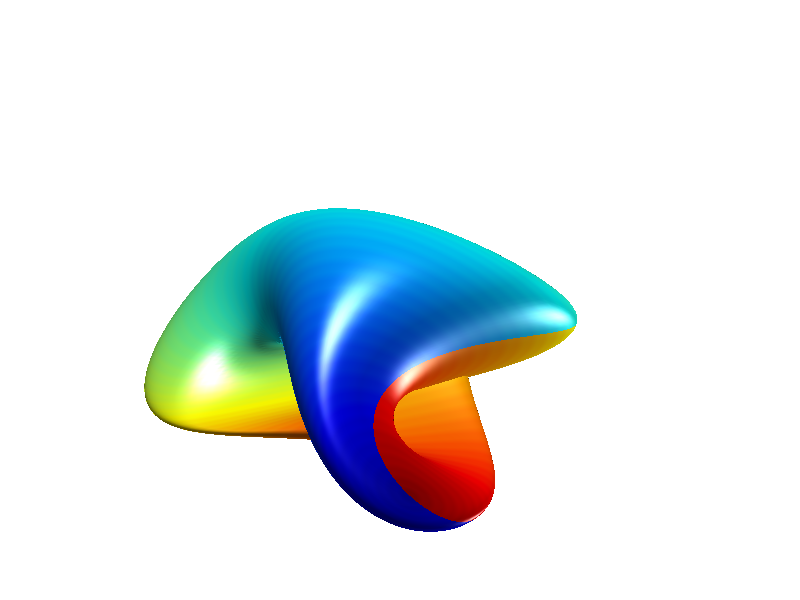

Recreate this plot in MATLAB.
n = 128;
u = linspace(0,pi,n);
v = linspace(0,pi,n);

u = repmat(u,n,1);
v = repmat(v',1,n);

x = cos(v).*sin(u);
y = sin(v).*sin(u);
z = cos(u);
f = 1/2*((2*x.^2-y.^2-z.^2) + 2*y.*z.*(y.^2-z.^2) +  ...
    z.*x.*(x.^2-z.^2) + x.*y.*(y.^2-x.^2));
g = sqrt(3)/2 * ((y.^2-z.^2) + z.*x.*(z.^2-x.^2) + x.*y.*(y.^2-x.^2));
h = (x+y+z).*((x+y+z).^3 + 4*(y-x).*(z-y).*(x-z));

clf
s = surf(f,g,h/10,u, ...
    'LineStyle','none', ...
    'FaceLighting','gouraud', ...
    'FaceColor','interp');
colormap jet;

axis off;
daspect([1 1 1]);
l1 = light;
l2 = light;
lightangle(l1,70,-40);
lightangle(l2,-30,80);
view(-40,32);
camzoom(1.5);
